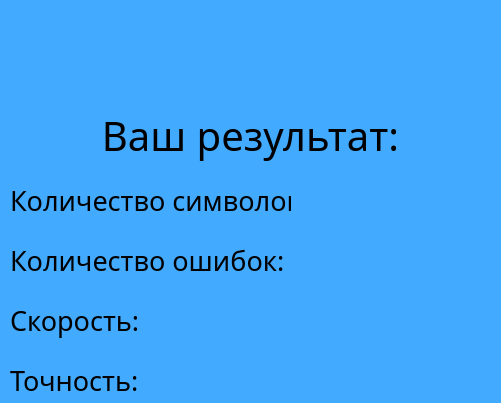
<?xml version="1.0" encoding="UTF-8"?>
<ui version="4.0">
 <class>MainWindow</class>
 <widget class="QMainWindow" name="MainWindow">
  <property name="geometry">
   <rect>
    <x>0</x>
    <y>0</y>
    <width>501</width>
    <height>403</height>
   </rect>
  </property>
  <property name="palette">
   <palette>
    <active>
     <colorrole role="WindowText">
      <brush brushstyle="SolidPattern">
       <color alpha="255">
        <red>0</red>
        <green>0</green>
        <blue>0</blue>
       </color>
      </brush>
     </colorrole>
     <colorrole role="Button">
      <brush brushstyle="SolidPattern">
       <color alpha="255">
        <red>66</red>
        <green>170</green>
        <blue>255</blue>
       </color>
      </brush>
     </colorrole>
     <colorrole role="Light">
      <brush brushstyle="SolidPattern">
       <color alpha="255">
        <red>194</red>
        <green>228</green>
        <blue>255</blue>
       </color>
      </brush>
     </colorrole>
     <colorrole role="Midlight">
      <brush brushstyle="SolidPattern">
       <color alpha="255">
        <red>130</red>
        <green>199</green>
        <blue>255</blue>
       </color>
      </brush>
     </colorrole>
     <colorrole role="Dark">
      <brush brushstyle="SolidPattern">
       <color alpha="255">
        <red>33</red>
        <green>85</green>
        <blue>127</blue>
       </color>
      </brush>
     </colorrole>
     <colorrole role="Mid">
      <brush brushstyle="SolidPattern">
       <color alpha="255">
        <red>44</red>
        <green>113</green>
        <blue>170</blue>
       </color>
      </brush>
     </colorrole>
     <colorrole role="Text">
      <brush brushstyle="SolidPattern">
       <color alpha="255">
        <red>0</red>
        <green>0</green>
        <blue>0</blue>
       </color>
      </brush>
     </colorrole>
     <colorrole role="BrightText">
      <brush brushstyle="SolidPattern">
       <color alpha="255">
        <red>255</red>
        <green>255</green>
        <blue>255</blue>
       </color>
      </brush>
     </colorrole>
     <colorrole role="ButtonText">
      <brush brushstyle="SolidPattern">
       <color alpha="255">
        <red>0</red>
        <green>0</green>
        <blue>0</blue>
       </color>
      </brush>
     </colorrole>
     <colorrole role="Base">
      <brush brushstyle="SolidPattern">
       <color alpha="255">
        <red>255</red>
        <green>255</green>
        <blue>255</blue>
       </color>
      </brush>
     </colorrole>
     <colorrole role="Window">
      <brush brushstyle="SolidPattern">
       <color alpha="255">
        <red>66</red>
        <green>170</green>
        <blue>255</blue>
       </color>
      </brush>
     </colorrole>
     <colorrole role="Shadow">
      <brush brushstyle="SolidPattern">
       <color alpha="255">
        <red>0</red>
        <green>0</green>
        <blue>0</blue>
       </color>
      </brush>
     </colorrole>
     <colorrole role="AlternateBase">
      <brush brushstyle="SolidPattern">
       <color alpha="255">
        <red>160</red>
        <green>212</green>
        <blue>255</blue>
       </color>
      </brush>
     </colorrole>
     <colorrole role="ToolTipBase">
      <brush brushstyle="SolidPattern">
       <color alpha="255">
        <red>255</red>
        <green>255</green>
        <blue>220</blue>
       </color>
      </brush>
     </colorrole>
     <colorrole role="ToolTipText">
      <brush brushstyle="SolidPattern">
       <color alpha="255">
        <red>0</red>
        <green>0</green>
        <blue>0</blue>
       </color>
      </brush>
     </colorrole>
    </active>
    <inactive>
     <colorrole role="WindowText">
      <brush brushstyle="SolidPattern">
       <color alpha="255">
        <red>0</red>
        <green>0</green>
        <blue>0</blue>
       </color>
      </brush>
     </colorrole>
     <colorrole role="Button">
      <brush brushstyle="SolidPattern">
       <color alpha="255">
        <red>66</red>
        <green>170</green>
        <blue>255</blue>
       </color>
      </brush>
     </colorrole>
     <colorrole role="Light">
      <brush brushstyle="SolidPattern">
       <color alpha="255">
        <red>194</red>
        <green>228</green>
        <blue>255</blue>
       </color>
      </brush>
     </colorrole>
     <colorrole role="Midlight">
      <brush brushstyle="SolidPattern">
       <color alpha="255">
        <red>130</red>
        <green>199</green>
        <blue>255</blue>
       </color>
      </brush>
     </colorrole>
     <colorrole role="Dark">
      <brush brushstyle="SolidPattern">
       <color alpha="255">
        <red>33</red>
        <green>85</green>
        <blue>127</blue>
       </color>
      </brush>
     </colorrole>
     <colorrole role="Mid">
      <brush brushstyle="SolidPattern">
       <color alpha="255">
        <red>44</red>
        <green>113</green>
        <blue>170</blue>
       </color>
      </brush>
     </colorrole>
     <colorrole role="Text">
      <brush brushstyle="SolidPattern">
       <color alpha="255">
        <red>0</red>
        <green>0</green>
        <blue>0</blue>
       </color>
      </brush>
     </colorrole>
     <colorrole role="BrightText">
      <brush brushstyle="SolidPattern">
       <color alpha="255">
        <red>255</red>
        <green>255</green>
        <blue>255</blue>
       </color>
      </brush>
     </colorrole>
     <colorrole role="ButtonText">
      <brush brushstyle="SolidPattern">
       <color alpha="255">
        <red>0</red>
        <green>0</green>
        <blue>0</blue>
       </color>
      </brush>
     </colorrole>
     <colorrole role="Base">
      <brush brushstyle="SolidPattern">
       <color alpha="255">
        <red>255</red>
        <green>255</green>
        <blue>255</blue>
       </color>
      </brush>
     </colorrole>
     <colorrole role="Window">
      <brush brushstyle="SolidPattern">
       <color alpha="255">
        <red>66</red>
        <green>170</green>
        <blue>255</blue>
       </color>
      </brush>
     </colorrole>
     <colorrole role="Shadow">
      <brush brushstyle="SolidPattern">
       <color alpha="255">
        <red>0</red>
        <green>0</green>
        <blue>0</blue>
       </color>
      </brush>
     </colorrole>
     <colorrole role="AlternateBase">
      <brush brushstyle="SolidPattern">
       <color alpha="255">
        <red>160</red>
        <green>212</green>
        <blue>255</blue>
       </color>
      </brush>
     </colorrole>
     <colorrole role="ToolTipBase">
      <brush brushstyle="SolidPattern">
       <color alpha="255">
        <red>255</red>
        <green>255</green>
        <blue>220</blue>
       </color>
      </brush>
     </colorrole>
     <colorrole role="ToolTipText">
      <brush brushstyle="SolidPattern">
       <color alpha="255">
        <red>0</red>
        <green>0</green>
        <blue>0</blue>
       </color>
      </brush>
     </colorrole>
    </inactive>
    <disabled>
     <colorrole role="WindowText">
      <brush brushstyle="SolidPattern">
       <color alpha="255">
        <red>33</red>
        <green>85</green>
        <blue>127</blue>
       </color>
      </brush>
     </colorrole>
     <colorrole role="Button">
      <brush brushstyle="SolidPattern">
       <color alpha="255">
        <red>66</red>
        <green>170</green>
        <blue>255</blue>
       </color>
      </brush>
     </colorrole>
     <colorrole role="Light">
      <brush brushstyle="SolidPattern">
       <color alpha="255">
        <red>194</red>
        <green>228</green>
        <blue>255</blue>
       </color>
      </brush>
     </colorrole>
     <colorrole role="Midlight">
      <brush brushstyle="SolidPattern">
       <color alpha="255">
        <red>130</red>
        <green>199</green>
        <blue>255</blue>
       </color>
      </brush>
     </colorrole>
     <colorrole role="Dark">
      <brush brushstyle="SolidPattern">
       <color alpha="255">
        <red>33</red>
        <green>85</green>
        <blue>127</blue>
       </color>
      </brush>
     </colorrole>
     <colorrole role="Mid">
      <brush brushstyle="SolidPattern">
       <color alpha="255">
        <red>44</red>
        <green>113</green>
        <blue>170</blue>
       </color>
      </brush>
     </colorrole>
     <colorrole role="Text">
      <brush brushstyle="SolidPattern">
       <color alpha="255">
        <red>33</red>
        <green>85</green>
        <blue>127</blue>
       </color>
      </brush>
     </colorrole>
     <colorrole role="BrightText">
      <brush brushstyle="SolidPattern">
       <color alpha="255">
        <red>255</red>
        <green>255</green>
        <blue>255</blue>
       </color>
      </brush>
     </colorrole>
     <colorrole role="ButtonText">
      <brush brushstyle="SolidPattern">
       <color alpha="255">
        <red>33</red>
        <green>85</green>
        <blue>127</blue>
       </color>
      </brush>
     </colorrole>
     <colorrole role="Base">
      <brush brushstyle="SolidPattern">
       <color alpha="255">
        <red>66</red>
        <green>170</green>
        <blue>255</blue>
       </color>
      </brush>
     </colorrole>
     <colorrole role="Window">
      <brush brushstyle="SolidPattern">
       <color alpha="255">
        <red>66</red>
        <green>170</green>
        <blue>255</blue>
       </color>
      </brush>
     </colorrole>
     <colorrole role="Shadow">
      <brush brushstyle="SolidPattern">
       <color alpha="255">
        <red>0</red>
        <green>0</green>
        <blue>0</blue>
       </color>
      </brush>
     </colorrole>
     <colorrole role="AlternateBase">
      <brush brushstyle="SolidPattern">
       <color alpha="255">
        <red>66</red>
        <green>170</green>
        <blue>255</blue>
       </color>
      </brush>
     </colorrole>
     <colorrole role="ToolTipBase">
      <brush brushstyle="SolidPattern">
       <color alpha="255">
        <red>255</red>
        <green>255</green>
        <blue>220</blue>
       </color>
      </brush>
     </colorrole>
     <colorrole role="ToolTipText">
      <brush brushstyle="SolidPattern">
       <color alpha="255">
        <red>0</red>
        <green>0</green>
        <blue>0</blue>
       </color>
      </brush>
     </colorrole>
    </disabled>
   </palette>
  </property>
  <property name="windowTitle">
   <string>MainWindow</string>
  </property>
  <widget class="QWidget" name="centralwidget">
   <widget class="QLabel" name="label">
    <property name="geometry">
     <rect>
      <x>10</x>
      <y>110</y>
      <width>481</width>
      <height>51</height>
     </rect>
    </property>
    <property name="font">
     <font>
      <family>Mongolian Baiti</family>
      <pointsize>30</pointsize>
     </font>
    </property>
    <property name="text">
     <string>Ваш результат:</string>
    </property>
    <property name="alignment">
     <set>Qt::AlignCenter</set>
    </property>
   </widget>
   <widget class="QLabel" name="kach">
    <property name="geometry">
     <rect>
      <x>10</x>
      <y>10</y>
      <width>481</width>
      <height>91</height>
     </rect>
    </property>
    <property name="font">
     <font>
      <family>Mongolian Baiti</family>
      <pointsize>40</pointsize>
     </font>
    </property>
    <property name="layoutDirection">
     <enum>Qt::LeftToRight</enum>
    </property>
    <property name="text">
     <string/>
    </property>
    <property name="alignment">
     <set>Qt::AlignCenter</set>
    </property>
   </widget>
   <widget class="QLabel" name="label_2">
    <property name="geometry">
     <rect>
      <x>10</x>
      <y>180</y>
      <width>281</width>
      <height>41</height>
     </rect>
    </property>
    <property name="font">
     <font>
      <family>Mongolian Baiti</family>
      <pointsize>20</pointsize>
     </font>
    </property>
    <property name="text">
     <string>Количество символов:</string>
    </property>
   </widget>
   <widget class="QLabel" name="label_3">
    <property name="geometry">
     <rect>
      <x>10</x>
      <y>240</y>
      <width>281</width>
      <height>41</height>
     </rect>
    </property>
    <property name="font">
     <font>
      <family>Mongolian Baiti</family>
      <pointsize>20</pointsize>
     </font>
    </property>
    <property name="text">
     <string>Количество ошибок:</string>
    </property>
   </widget>
   <widget class="QLabel" name="label_4">
    <property name="geometry">
     <rect>
      <x>10</x>
      <y>300</y>
      <width>281</width>
      <height>41</height>
     </rect>
    </property>
    <property name="font">
     <font>
      <family>Mongolian Baiti</family>
      <pointsize>20</pointsize>
     </font>
    </property>
    <property name="text">
     <string>Скорость:</string>
    </property>
   </widget>
   <widget class="QLabel" name="simv">
    <property name="geometry">
     <rect>
      <x>300</x>
      <y>180</y>
      <width>171</width>
      <height>41</height>
     </rect>
    </property>
    <property name="font">
     <font>
      <family>Mongolian Baiti</family>
      <pointsize>20</pointsize>
     </font>
    </property>
    <property name="text">
     <string/>
    </property>
   </widget>
   <widget class="QLabel" name="osh">
    <property name="geometry">
     <rect>
      <x>300</x>
      <y>240</y>
      <width>171</width>
      <height>41</height>
     </rect>
    </property>
    <property name="font">
     <font>
      <family>Mongolian Baiti</family>
      <pointsize>20</pointsize>
     </font>
    </property>
    <property name="text">
     <string/>
    </property>
   </widget>
   <widget class="QLabel" name="toch">
    <property name="geometry">
     <rect>
      <x>300</x>
      <y>360</y>
      <width>171</width>
      <height>41</height>
     </rect>
    </property>
    <property name="font">
     <font>
      <family>Mongolian Baiti</family>
      <pointsize>20</pointsize>
     </font>
    </property>
    <property name="text">
     <string/>
    </property>
   </widget>
   <widget class="QLabel" name="label_5">
    <property name="geometry">
     <rect>
      <x>10</x>
      <y>360</y>
      <width>281</width>
      <height>41</height>
     </rect>
    </property>
    <property name="font">
     <font>
      <family>Mongolian Baiti</family>
      <pointsize>20</pointsize>
     </font>
    </property>
    <property name="text">
     <string>Точность:</string>
    </property>
   </widget>
   <widget class="QLabel" name="spe">
    <property name="geometry">
     <rect>
      <x>300</x>
      <y>300</y>
      <width>171</width>
      <height>41</height>
     </rect>
    </property>
    <property name="font">
     <font>
      <family>Mongolian Baiti</family>
      <pointsize>20</pointsize>
     </font>
    </property>
    <property name="text">
     <string/>
    </property>
   </widget>
  </widget>
 </widget>
 <resources/>
 <connections/>
</ui>
